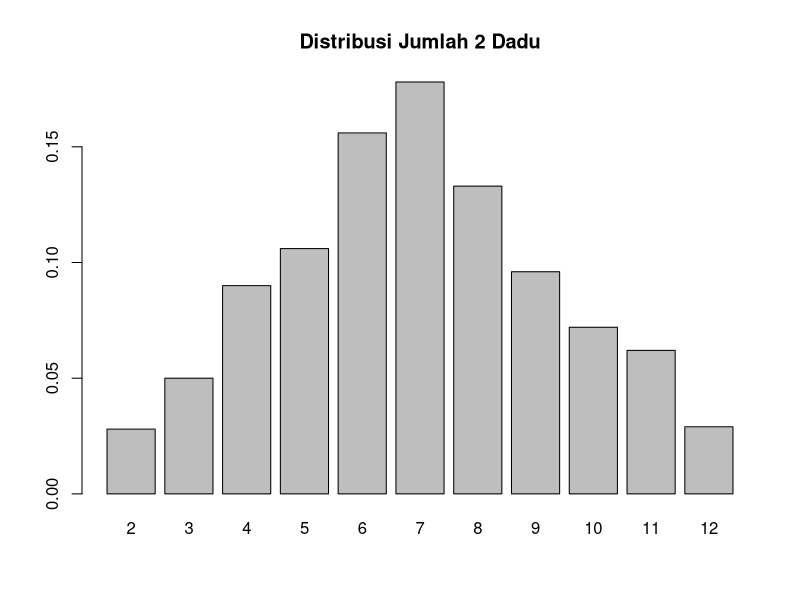

Generate this figure with R:
library(dplyr)

# Simulasi lempar koin 100 kali
set.seed(123)
lempar <- sample(c("H", "T"), size = 100, replace = TRUE)
table(lempar) / 100   # frekuensi relatif

# Simulasi lempar 2 dadu 1000 kali
dadu <- sample(1:6, size = 2000, replace = TRUE)   # 2 dadu x 1000
mat <- matrix(dadu, ncol = 2, byrow = TRUE)
jumlah <- rowSums(mat)

table(jumlah) / 1000

# Visualisasi sederhana
barplot(
  table(jumlah) / 1000,
  main = "Distribusi Jumlah 2 Dadu"
)

# Membuat ruang sampel S
S <- 1:6
print(S)

# Menghitung ukuran ruang sampel n(S)
n_S <- length(S)

# Ruang sampel dua kali lempar koin
koin <- c("Angka", "Gambar")
S_koin <- expand.grid(
  Lemparan1 = koin,
  Lemparan2 = koin
)
print(S_koin)

# Kejadian A: bilangan genap
A <- S[S %% 2 == 0]
print(A)   # Hasil: 2, 4, 6

# Menghitung ukuran kejadian n(A)
n_A <- length(A)

# Membuat ruang sampel dua dadu
dadu1 <- 1:6
dadu2 <- 1:6

S <- expand.grid(
  Dadu1 = dadu1,
  Dadu2 = dadu2
)

# Melihat 6 baris pertama
head(S)

# Menghitung total titik sampel n(S)
nrow(S)

# Menambahkan kolom jumlah
S$Jumlah <- S$Dadu1 + S$Dadu2
print(S)

# Mencari anggota kejadian A
A <- subset(S, Jumlah == 7)
print(A)

# Menghitung peluang P(A)
peluang_A <- nrow(A) / nrow(S)

cat(
  "Peluang jumlah mata dadu 7 adalah:",
  peluang_A,
  "atau",
  round(peluang_A, 4)
)

# 1. Menentukan ruang sampel baru (Dadu1 = 4)
S_syarat <- subset(S, Dadu1 == 4)

# 2. Menentukan kejadian Jumlah = 10
kejadian_target <- subset(S_syarat, Jumlah == 10)

# 3. Menghitung peluang bersyarat
peluang_bersyarat <- nrow(kejadian_target) / nrow(S_syarat)

cat(
  "P(Sum = 10 | Dadu1 = 4) adalah:",
  peluang_bersyarat
)

# Memuat data mtcars
data(mtcars)
names(mtcars)

# 1. Menentukan ruang sampel
n_S <- nrow(mtcars)

# 2. Kejadian A: mobil manual
# am: 0 = otomatis, 1 = manual
kejadian_A <- subset(mtcars, am == 1)
n_A <- nrow(kejadian_A)

# 3. Menghitung peluang
P_A <- n_A / n_S

cat(
  "Peluang mendapatkan mobil manual adalah:",
  round(P_A, 4)
)

# Langkah 1: Ruang sampel baru (mobil 6 silinder)
S_baru <- subset(mtcars, cyl == 6)
n_S_baru <- nrow(S_baru)

# Langkah 2: Mobil manual pada 6 silinder
A_irisan_B <- subset(S_baru, am == 1)
n_irisan <- nrow(A_irisan_B)

# Langkah 3: Peluang bersyarat
P_A_given_B <- n_irisan / n_S_baru

cat(
  "P(Manual | 6 Cyl) adalah:",
  round(P_A_given_B, 4)
)

# Menetapkan seed untuk reproduksibilitas
set.seed(5)

# Mengambil 4 sampel acak dengan pengembalian
sample(1:5, 4, replace = TRUE)
# Output: 2 3 1 3

# Menetapkan seed untuk reproduksibilitas
set.seed(5)

# Mengambil 4 sampel acak dengan pengembalian
sample(1:5, 4, replace = TRUE)
# Output: 2 3 1 3

# Kejadian Dadu1 = 6
kejadian_enam <- subset(S, Dadu1 == 6)

# Kejadian jumlah mata dadu > 10
kejadian_besar <- subset(S, Jumlah > 10)

# Membuat vektor nilai
nilai <- c(2, 5, 8, 4, 9, 1, 7, 3, 10, 6)

# Mengambil nilai yang lulus
lulus <- subset(nilai, nilai >= 6)
print(lulus)

# Contoh membuat ruang sampel dua dadu
S <- expand.grid(
  Dadu1 = 1:6,
  Dadu2 = 1:6
) %>%
  mutate(Jumlah = Dadu1 + Dadu2)

# Menggunakan subset()
kejadian_enam <- subset(S, Dadu1 == 6)

# Menggunakan dplyr
kejadian_enam <- S %>%
  filter(Dadu1 == 6)

# Dengan subset()
kejadian_besar <- subset(S, Jumlah > 10)

# Dengan dplyr
kejadian_besar <- S %>%
  filter(Jumlah > 10) %>%
  select(Dadu1, Dadu2)

# Setara dengan kode di atas
subset(
  S,
  Jumlah > 10,
  select = c(Dadu1, Dadu2)
)
